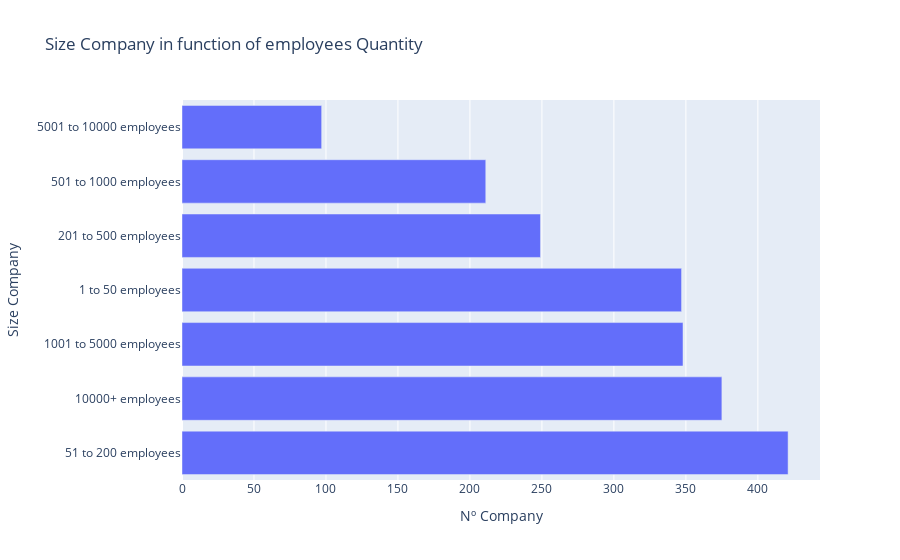

The cell this chart's notebook holds for it:
### Code cell
# Finally, plot graphic barplot in horizontal for Size Company in function of employees Quantity:
# Use Plotly Express
chart1 = px.bar(df_employed, x = 'Nº Company', y = 'Size Company',
               title = 'Size Company in function of employees Quantity')
chart1.show()

### Figure 1 — Plotly figure (JSON) as saved in the notebook; plotly's stock layout.template omitted (floating-point values rounded to 4 significant figures)
{"data": [{"alignmentgroup": "True", "hovertemplate": "Nº Company=%{x}<br>Size Company=%{y}<extra></extra>", "legendgroup": "", "marker": {"color": "#636efa", "pattern": {"shape": ""}}, "name": "", "offsetgroup": "", "orientation": "h", "showlegend": false, "textposition": "auto", "type": "bar", "x": [421, 375, 348, 347, 249, 211, 97], "xaxis": "x", "y": ["51 to 200 employees", "10000+ employees", "1001 to 5000 employees", "1 to 50 employees", "201 to 500 employees", "501 to 1000 employees", "5001 to 10000 employees"], "yaxis": "y"}], "layout": {"barmode": "relative", "legend": {"tracegroupgap": 0}, "title": {"text": "Size Company in function of employees Quantity"}, "xaxis": {"anchor": "y", "domain": [0, 1], "title": {"text": "Nº Company"}}, "yaxis": {"anchor": "x", "domain": [0, 1], "title": {"text": "Size Company"}}}}
